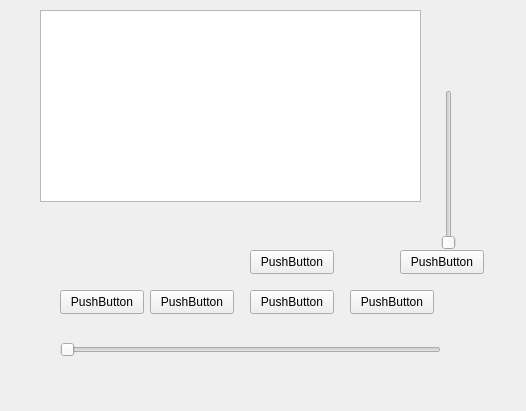
<?xml version="1.0" encoding="UTF-8"?>
<ui version="4.0">
 <class>set</class>
 <widget class="QMainWindow" name="set">
  <property name="geometry">
   <rect>
    <x>0</x>
    <y>0</y>
    <width>526</width>
    <height>411</height>
   </rect>
  </property>
  <property name="windowTitle">
   <string>MainWindow</string>
  </property>
  <widget class="QWidget" name="centralwidget">
   <widget class="QPushButton" name="btnPreMusic">
    <property name="geometry">
     <rect>
      <x>60</x>
      <y>290</y>
      <width>84</width>
      <height>24</height>
     </rect>
    </property>
    <property name="text">
     <string>PushButton</string>
    </property>
   </widget>
   <widget class="QPushButton" name="btnPlay">
    <property name="geometry">
     <rect>
      <x>150</x>
      <y>290</y>
      <width>84</width>
      <height>24</height>
     </rect>
    </property>
    <property name="text">
     <string>PushButton</string>
    </property>
   </widget>
   <widget class="QPushButton" name="btnPause">
    <property name="geometry">
     <rect>
      <x>250</x>
      <y>290</y>
      <width>84</width>
      <height>24</height>
     </rect>
    </property>
    <property name="text">
     <string>PushButton</string>
    </property>
   </widget>
   <widget class="QPushButton" name="btnNextMusic">
    <property name="geometry">
     <rect>
      <x>350</x>
      <y>290</y>
      <width>84</width>
      <height>24</height>
     </rect>
    </property>
    <property name="text">
     <string>PushButton</string>
    </property>
   </widget>
   <widget class="QPushButton" name="btnAddMusic">
    <property name="geometry">
     <rect>
      <x>250</x>
      <y>250</y>
      <width>84</width>
      <height>24</height>
     </rect>
    </property>
    <property name="text">
     <string>PushButton</string>
    </property>
   </widget>
   <widget class="QPushButton" name="btnVolume">
    <property name="geometry">
     <rect>
      <x>400</x>
      <y>250</y>
      <width>84</width>
      <height>24</height>
     </rect>
    </property>
    <property name="text">
     <string>PushButton</string>
    </property>
   </widget>
   <widget class="QListView" name="lwMusicList">
    <property name="geometry">
     <rect>
      <x>40</x>
      <y>10</y>
      <width>381</width>
      <height>192</height>
     </rect>
    </property>
   </widget>
   <widget class="QSlider" name="hSliderPlayProgress">
    <property name="geometry">
     <rect>
      <x>60</x>
      <y>340</y>
      <width>381</width>
      <height>20</height>
     </rect>
    </property>
    <property name="orientation">
     <enum>Qt::Horizontal</enum>
    </property>
   </widget>
   <widget class="QSlider" name="vSliderVolume">
    <property name="geometry">
     <rect>
      <x>440</x>
      <y>90</y>
      <width>18</width>
      <height>160</height>
     </rect>
    </property>
    <property name="orientation">
     <enum>Qt::Vertical</enum>
    </property>
   </widget>
  </widget>
  <widget class="QMenuBar" name="menubar">
   <property name="geometry">
    <rect>
     <x>0</x>
     <y>0</y>
     <width>526</width>
     <height>25</height>
    </rect>
   </property>
  </widget>
 </widget>
 <resources/>
 <connections/>
</ui>
